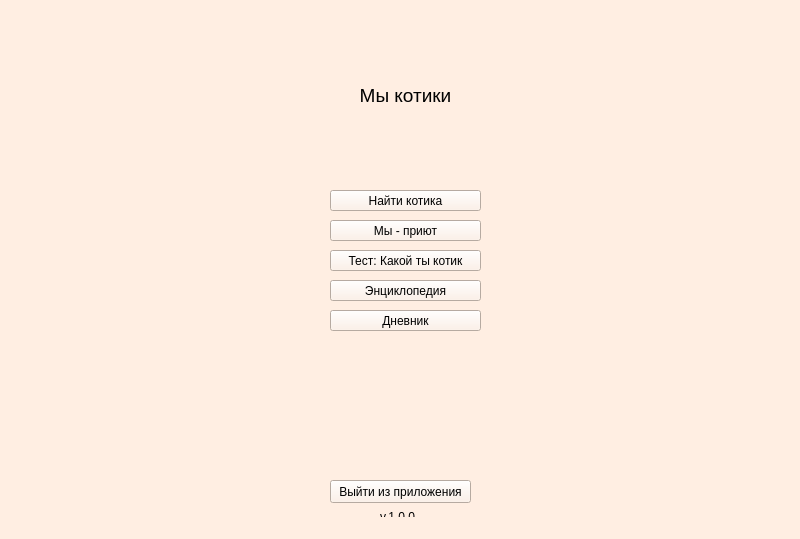
<?xml version="1.0" encoding="UTF-8"?>
<ui version="4.0">
 <class>MainWindow</class>
 <widget class="QMainWindow" name="MainWindow">
  <property name="geometry">
   <rect>
    <x>0</x>
    <y>0</y>
    <width>800</width>
    <height>539</height>
   </rect>
  </property>
  <property name="windowTitle">
   <string>MainWindow</string>
  </property>
  <property name="styleSheet">
   <string notr="true">background-color: rgb(255, 238, 226);</string>
  </property>
  <widget class="QWidget" name="centralwidget">
   <widget class="QPushButton" name="exit">
    <property name="geometry">
     <rect>
      <x>330</x>
      <y>480</y>
      <width>141</width>
      <height>23</height>
     </rect>
    </property>
    <property name="text">
     <string>Выйти из приложения</string>
    </property>
   </widget>
   <widget class="QPushButton" name="find_cat">
    <property name="geometry">
     <rect>
      <x>330</x>
      <y>190</y>
      <width>151</width>
      <height>21</height>
     </rect>
    </property>
    <property name="text">
     <string>Найти котика</string>
    </property>
   </widget>
   <widget class="QPushButton" name="shelter">
    <property name="geometry">
     <rect>
      <x>330</x>
      <y>220</y>
      <width>151</width>
      <height>21</height>
     </rect>
    </property>
    <property name="text">
     <string>Мы - приют</string>
    </property>
   </widget>
   <widget class="QPushButton" name="test">
    <property name="geometry">
     <rect>
      <x>330</x>
      <y>250</y>
      <width>151</width>
      <height>21</height>
     </rect>
    </property>
    <property name="text">
     <string>Тест: Какой ты котик</string>
    </property>
   </widget>
   <widget class="QPushButton" name="encyclopedia">
    <property name="geometry">
     <rect>
      <x>330</x>
      <y>280</y>
      <width>151</width>
      <height>21</height>
     </rect>
    </property>
    <property name="text">
     <string>Энциклопедия</string>
    </property>
   </widget>
   <widget class="QPushButton" name="diary">
    <property name="geometry">
     <rect>
      <x>330</x>
      <y>310</y>
      <width>151</width>
      <height>21</height>
     </rect>
    </property>
    <property name="text">
     <string>Дневник</string>
    </property>
   </widget>
   <widget class="QLabel" name="label">
    <property name="geometry">
     <rect>
      <x>30</x>
      <y>20</y>
      <width>261</width>
      <height>501</height>
     </rect>
    </property>
    <property name="text">
     <string/>
    </property>
    <property name="pixmap">
     <pixmap>main1.jpg</pixmap>
    </property>
    <property name="scaledContents">
     <bool>true</bool>
    </property>
   </widget>
   <widget class="QLabel" name="label_2">
    <property name="geometry">
     <rect>
      <x>510</x>
      <y>20</y>
      <width>261</width>
      <height>501</height>
     </rect>
    </property>
    <property name="text">
     <string/>
    </property>
    <property name="pixmap">
     <pixmap>main2.jpg</pixmap>
    </property>
    <property name="scaledContents">
     <bool>true</bool>
    </property>
   </widget>
   <widget class="QLabel" name="label_3">
    <property name="geometry">
     <rect>
      <x>380</x>
      <y>510</y>
      <width>47</width>
      <height>13</height>
     </rect>
    </property>
    <property name="text">
     <string>v.1.0.0</string>
    </property>
   </widget>
   <widget class="QLabel" name="label_4">
    <property name="geometry">
     <rect>
      <x>340</x>
      <y>70</y>
      <width>131</width>
      <height>51</height>
     </rect>
    </property>
    <property name="text">
     <string>&lt;html&gt;&lt;head/&gt;&lt;body&gt;&lt;p align=&quot;center&quot;&gt;&lt;span style=&quot; font-size:14pt;&quot;&gt;Мы котики&lt;/span&gt;&lt;/p&gt;&lt;/body&gt;&lt;/html&gt;</string>
    </property>
   </widget>
  </widget>
  <widget class="QMenuBar" name="menubar">
   <property name="geometry">
    <rect>
     <x>0</x>
     <y>0</y>
     <width>800</width>
     <height>21</height>
    </rect>
   </property>
  </widget>
  <widget class="QStatusBar" name="statusbar"/>
 </widget>
 <resources/>
 <connections/>
</ui>
